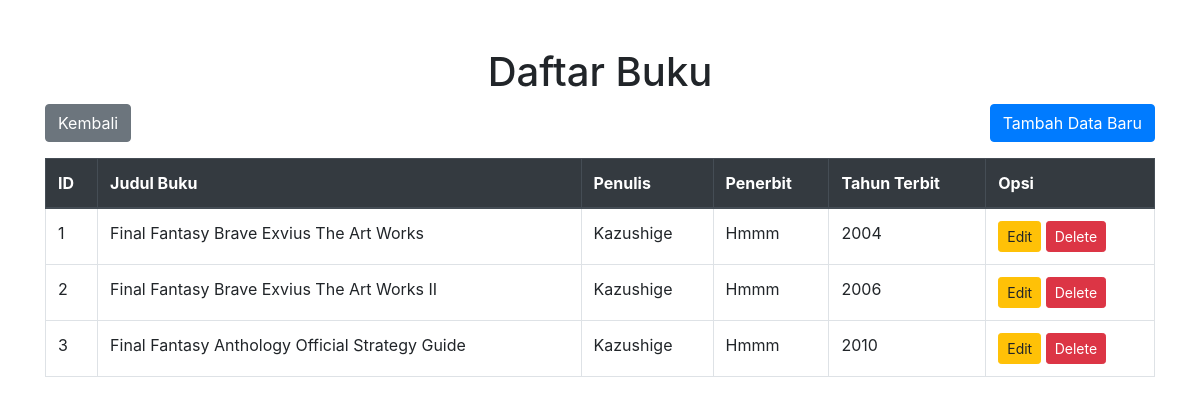
The page /Buku.php on the database its author committed.
### tables this page shows
CREATE TABLE `buku` (
  `id_buku` int(11) NOT NULL,
  `judul_buku` varchar(500) DEFAULT NULL,
  `penulis` varchar(500) DEFAULT NULL,
  `penerbit` varchar(250) DEFAULT NULL,
  `tahun_terbit` int(11) DEFAULT NULL
);

### Model.php (called while the page is built, shortened)
<?php
function selectalldata($table) {
    global $conn;
    $query = "SELECT * FROM $table";
    $stmt = $conn->prepare($query);
    $stmt->execute();
    return $stmt;
}

### Buku.php (the view, shortened to what this page needs)
<?php
require "Koneksi.php";
require "Model.php";
?>
<!doctype html>
<html lang="en">
<head>
    <link rel="stylesheet" href="https://stackpath.bootstrapcdn.com/bootstrap/4.3.1/css/bootstrap.min.css">
</head>
<body>
    <div class="container mt-5">
        <h1 class="text-center">Daftar Buku</h1>
        <div class="d-flex justify-content-between mb-3">
            <a href="index.php" class="btn btn-secondary">Kembali</a>
            <a href="FormBuku.php" class="btn btn-primary">Tambah Data Baru</a>
        </div>
        <table class="table table-bordered">
            <thead class="thead-dark">
                <tr>
                    <th>ID</th>
                    <th>Judul Buku</th>
                    <th>Penulis</th>
                    <th>Penerbit</th>
                    <th>Tahun Terbit</th>
                    <th>Opsi</th>
                </tr>
            </thead>
            <tbody>
                <?php
                $result = selectalldata("buku");
                while ($data = $result->fetch(PDO::FETCH_ASSOC)) :
                ?>
                    <tr>
                        <td><?php echo $data['id_buku']; ?></td>
                        <td><?php echo $data['judul_buku']; ?></td>
                        <td><?php echo $data['penulis']; ?></td>
                        <td><?php echo $data['penerbit']; ?></td>
                        <td><?php echo $data['tahun_terbit']; ?></td>
                        <td>
                            <a href="FormBuku.php?id_buku=<?php echo $data['id_buku']; ?>" class="btn btn-warning btn-sm">Edit</a>
                            <form method="POST" style="display:inline-block;">
                                <button type="submit" name="delete" class="btn btn-danger btn-sm" onclick="return confirm('Apa Anda yakin ingin menghapus data ini?')">Delete</button>
                            </form>
                        </td>
                    </tr>
                <?php endwhile; ?>
            </tbody>
        </table>
    </div>
</body>
</html>

### rows shown on the page
buku: id_buku "1", judul_buku "Final Fantasy Brave Exvius The Art Works", penulis "Kazushige", penerbit "Hmmm", tahun_terbit "2004"
buku: id_buku "2", judul_buku "Final Fantasy Brave Exvius The Art Works II", penulis "Kazushige", penerbit "Hmmm", tahun_terbit "2006"
buku: id_buku "3", judul_buku "Final Fantasy Anthology Official Strategy Guide", penulis "Kazushige", penerbit "Hmmm", tahun_terbit "2010"
